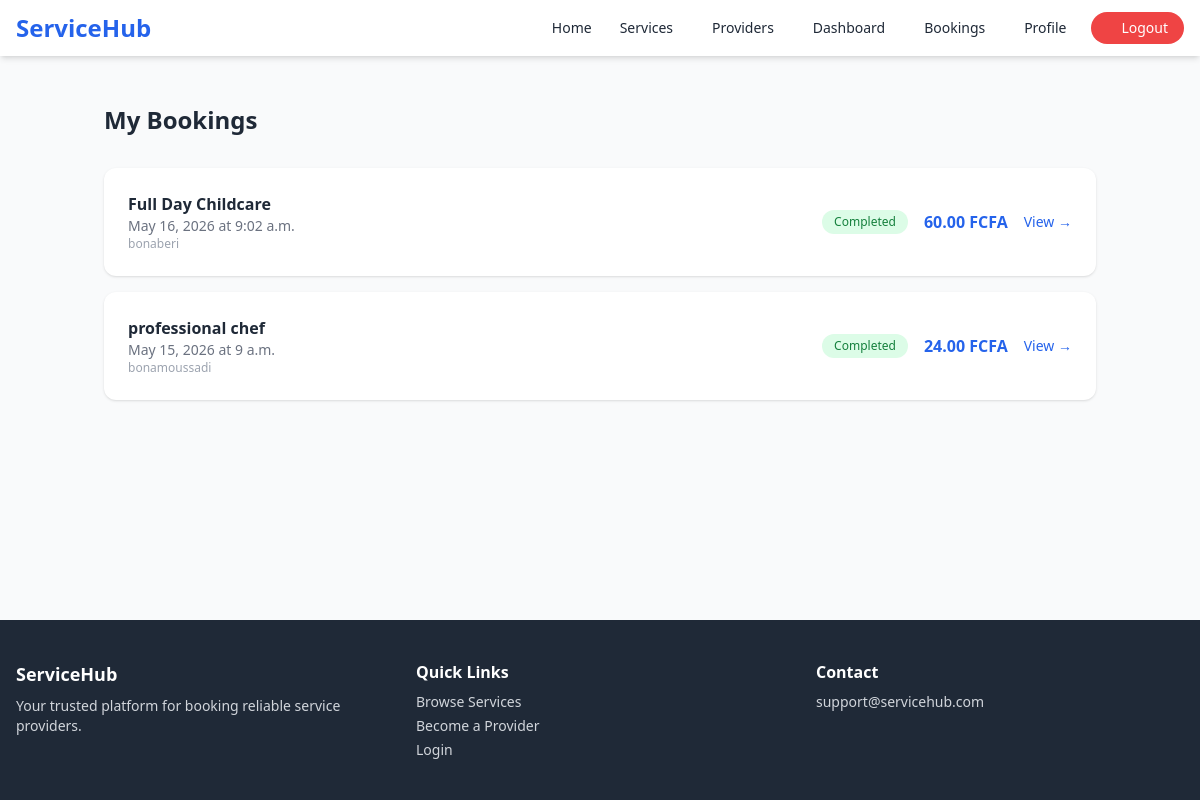
The page /bookings/ (signed in) on the database its author committed.
### bookings/models.py (models this page shows, shortened)
class Booking(models.Model):
    STATUS_PENDING = 'pending'
    STATUS_CONFIRMED = 'confirmed'
    STATUS_IN_PROGRESS = 'in_progress'
    STATUS_COMPLETED = 'completed'
    STATUS_CANCELLED = 'cancelled'
    STATUS_CHOICES = [
        (STATUS_PENDING, 'Pending'),
        (STATUS_CONFIRMED, 'Confirmed'),
        (STATUS_IN_PROGRESS, 'In Progress'),
        (STATUS_COMPLETED, 'Completed'),
        (STATUS_CANCELLED, 'Cancelled'),
    ]
    customer = models.ForeignKey(User, on_delete=models.CASCADE, related_name='bookings')
    provider = models.ForeignKey(ProviderProfile, on_delete=models.CASCADE, related_name='bookings')
    service = models.ForeignKey(Service, on_delete=models.CASCADE, related_name='bookings')
    booking_date = models.DateField()
    booking_time = models.TimeField()
    location = models.TextField()
    status = models.CharField(max_length=20, choices=STATUS_CHOICES, default=STATUS_PENDING)
    total_price = models.DecimalField(max_digits=10, decimal_places=2)
    notes = models.TextField(blank=True)
    created_at = models.DateTimeField(auto_now_add=True)
    updated_at = models.DateTimeField(auto_now=True)
    class Meta:
        ordering = ['-created_at']

### services/models.py (models this page shows, shortened)
class Service(models.Model):
    category = models.ForeignKey(ServiceCategory, on_delete=models.CASCADE, related_name='services')
    provider = models.ForeignKey(ProviderProfile, on_delete=models.CASCADE, related_name='services')
    title = models.CharField(max_length=200)
    description = models.TextField()
    price = models.DecimalField(max_digits=10, decimal_places=2)
    price_type = models.CharField(max_length=20, choices=[
        ('fixed', 'Fixed Price'),
        ('hourly', 'Per Hour'),
        ('daily', 'Per Day'),
    ], default='fixed')
    duration_hours = models.PositiveIntegerField(default=1, help_text='Estimated duration in hours')
    is_active = models.BooleanField(default=True)
    created_at = models.DateTimeField(auto_now_add=True)

### bookings/views.py (the view)
# urls.py: path('bookings/', views.my_bookings, name='my_bookings'),
@login_required
def my_bookings(request):
    if request.user.is_customer():
        bookings = Booking.objects.filter(customer=request.user)
    elif request.user.is_provider():
        bookings = Booking.objects.filter(provider=request.user.provider_profile)
    else:
        bookings = Booking.objects.none()
    return render(request, 'bookings/my_bookings.html', {'bookings': bookings})

### accounts/models.py (called while the page is built)
    def is_customer(self):
        return self.role == self.ROLE_CUSTOMER

### templates/bookings/my_bookings.html (shortened to what this page needs)
{% extends 'base.html' %}
{% block content %}
<div class="max-w-5xl mx-auto px-4 py-12">
    <h1 class="text-2xl font-bold mb-8">My Bookings</h1>
    {% if bookings %}
    <div class="space-y-4">
        {% for booking in bookings %}
        <div class="bg-white rounded-xl shadow p-6 flex flex-col md:flex-row md:items-center justify-between gap-4">
            <div>
                <h3 class="font-semibold">{{ booking.service.title }}</h3>
                <p class="text-gray-500 text-sm">{{ booking.booking_date }} at {{ booking.booking_time }}</p>
                <p class="text-gray-400 text-xs">{{ booking.location }}</p>
            </div>
            <div class="flex items-center gap-4">
                <span class="px-3 py-1 rounded-full text-xs font-medium
                    {% if booking.status == 'completed' %}bg-green-100 text-green-700
                    {% elif booking.status == 'confirmed' %}bg-blue-100 text-blue-700
                    {% elif booking.status == 'cancelled' %}bg-red-100 text-red-700
                    {% else %}bg-yellow-100 text-yellow-700{% endif %}">
                    {{ booking.get_status_display }}
                </span>
                <span class="font-bold text-blue-600">{{ booking.total_price }} FCFA</span>
                <a href="{% url 'booking_detail' booking.pk %}" class="text-blue-600 text-sm hover:underline">View →</a>
            </div>
        </div>
        {% endfor %}
    </div>
    {% else %}
    <div class="text-center py-20">
        <p class="text-gray-500 mb-4">You have no bookings yet.</p>
        <a href="{% url 'category_list' %}" class="bg-blue-600 text-white px-6 py-2 rounded-full hover:bg-blue-700">Browse Services</a>
    </div>
    {% endif %}
</div>
{% endblock %}

### rows shown on the page
Booking: service "Full Day Childcare", booking_date "May 16, 2026", booking_time "9:02 a.m.", location "bonaberi", status "Completed", total_price "60.00"
Booking: service "professional chef", booking_date "May 15, 2026", booking_time "9 a.m.", location "bonamoussadi", status "Completed", total_price "24.00"
